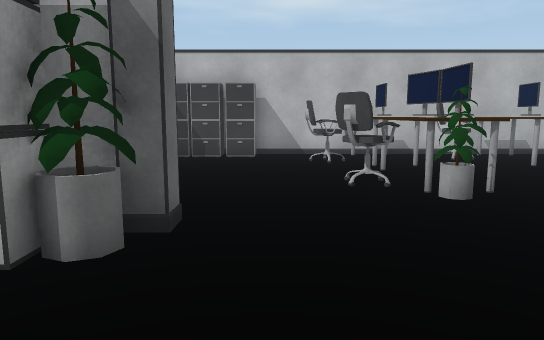
view 1 (above)

20 first-person views from a walk through a scene from a Unity 3-D project. The camera is 1.3 m above the floor, tilts 8° down and sees 70° across. The floor is counted in squares, 1.03 m on a side. Each view is taken from the middle of a square. On the plan, view 1 faces up. The plan holds only what a view shows up to about 15 squares ahead; the rest is blank. The player is left out.

view 2
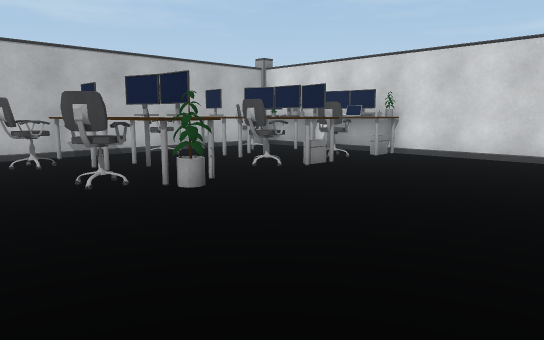

view 3
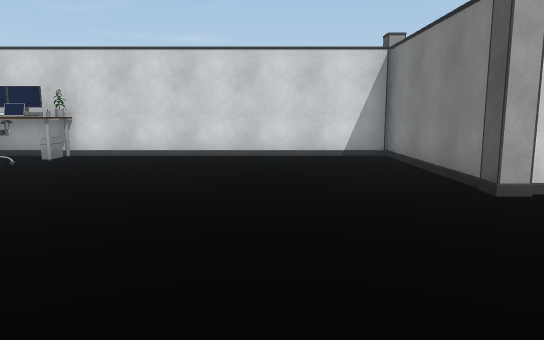

view 4
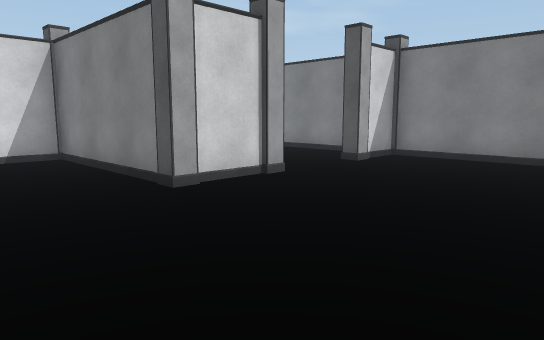

view 5
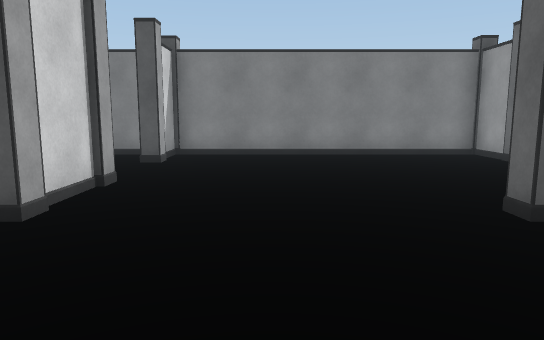

view 6
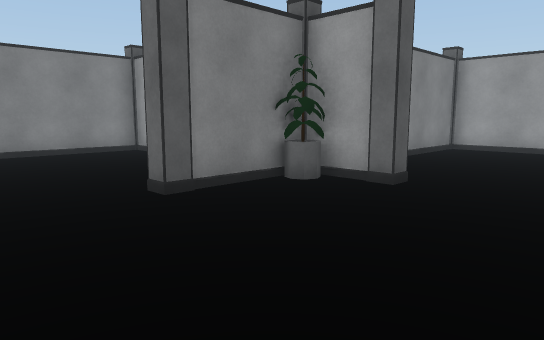

view 7
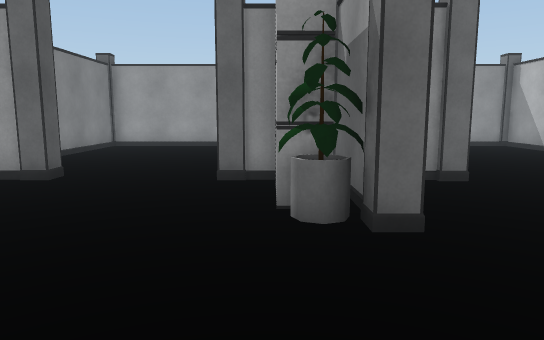

view 8
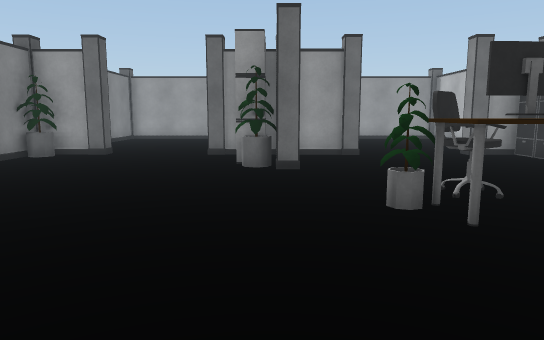

view 9
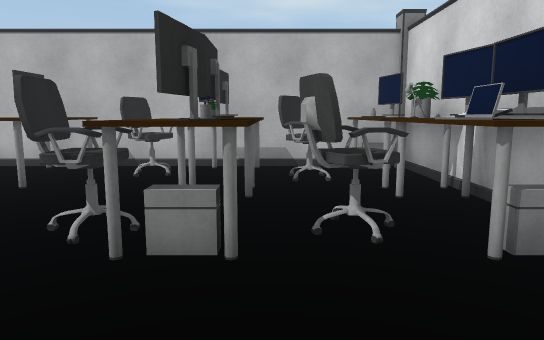

view 10
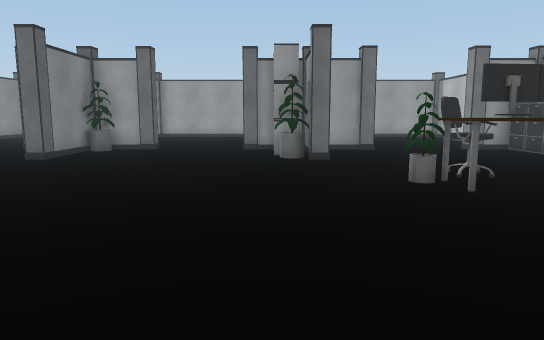

view 11
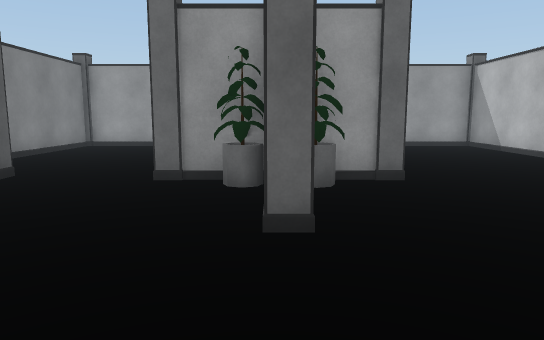

view 12
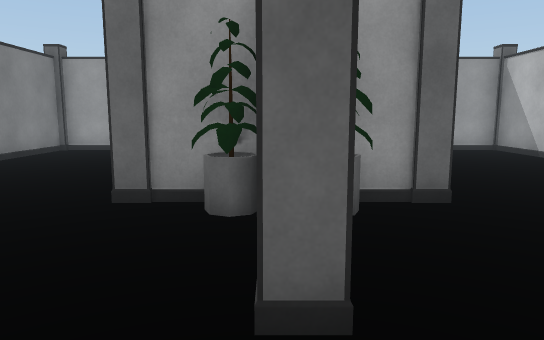

view 13
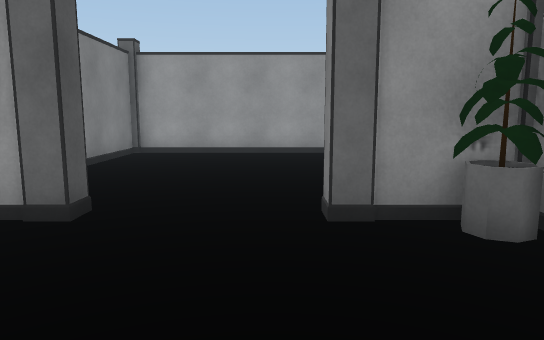

view 14
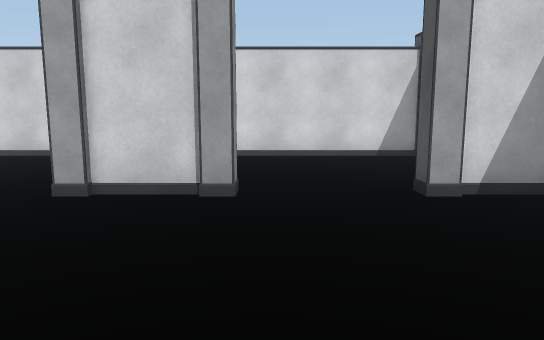

view 15
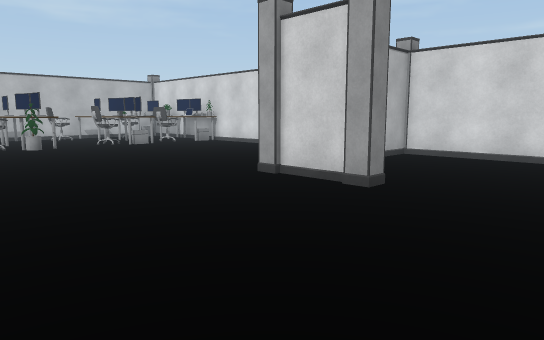

view 16
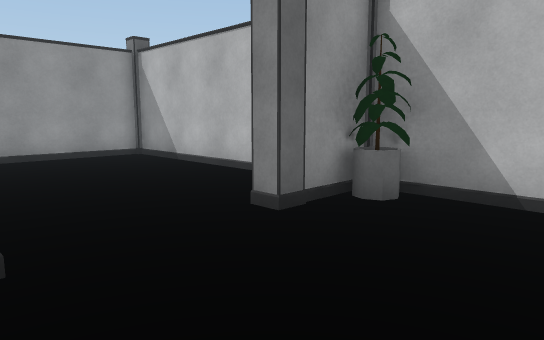

view 17
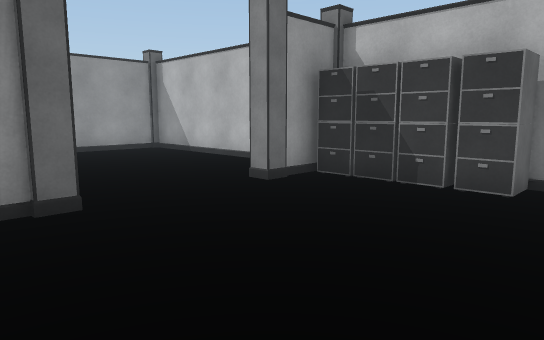

view 18
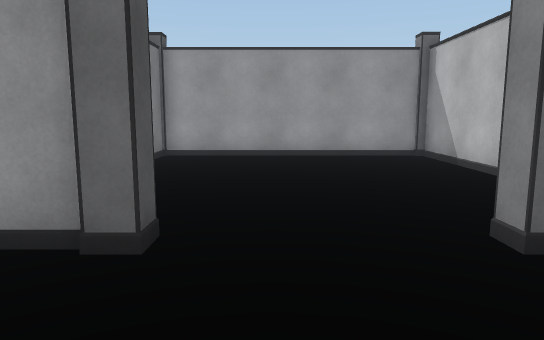

view 19
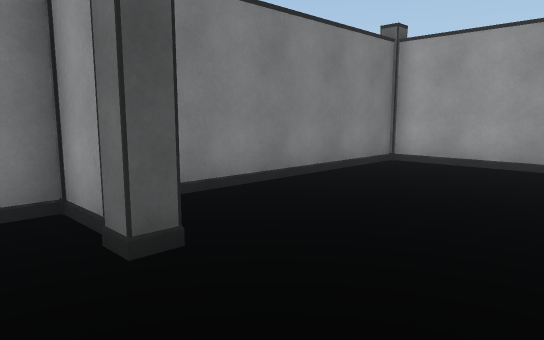

view 20
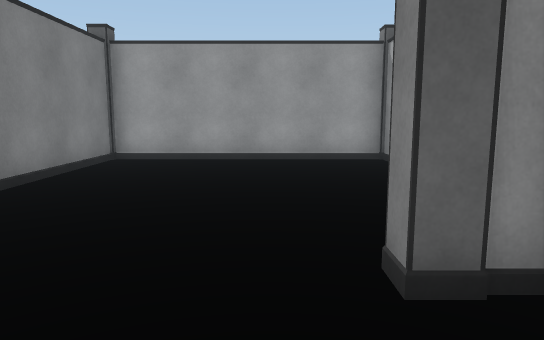

### Floor plan
Points are (right, up) in squares from view 1. A wall is a line through its corners. A room is listed if a view was taken in it or the views show most of it. See-through windows are left out.
Room 1 (views 1, 2, 3, 4, 5, 6, 7, 8, 9, 10, 11, 12, 13, 14, 15, 16, 17, 18, 19, 20)
walls: (-2.4, 4.3) (-4.6, 4.3) (-4.6, 1.9) (-5.1, 1.9); (-5.1, -1.4) (-4.6, -1.4) (-4.6, -3.6) (-1.1, -3.6) (-1.1, -4.1); (-2, -4) (-4.6, -4) (-4.6, -6.3) (-5.1, -6.3); (-4.6, 6.4) (-4.6, 4.6) (-3.9, 4.6); (-5, 6.8) (-4.4, 6.8) (-4.4, 6.2); (5, -4.1) (5, -3.6) (11.3, -3.6) (11.3, 5.5); (-7.6, -4) (-13.3, -4) (-13.3, -11.7) (-8.4, -11.7); (-8.7, 4.3) (-13.3, 4.3) (-13.3, -3.6) (-8.5, -3.6); (5.2, -5.9) (5.2, -4); (5.6, -6.3) (5, -6.3) (5, -5.8); (-4.4, 10.9) (-4.4, 10.3) (-5, 10.3); (-5.1, -9.4) (-4.6, -9.4) (-4.6, -11.7) (5.2, -11.7) (5.2, -10); (-4.6, 12.1) (-4.6, 10.9); (5, -10) (5, -9.4) (5.6, -9.4); (-7.6, 12.8) (-13.3, 12.8) (-13.3, 4.6) (-6.3, 4.6); (6.2, -11.7) (8.7, -11.7); (10.5, 12.8) (-1.6, 12.8); (11.3, -11.6) (11.3, -4) (10, -4)
objects: other object (-4, -5); other object (-4, -3); cabinet (-4, 3) to (-2, 3); cabinet (-4, 12) to (-3, 12); other object (-2, 4); cabinet (-2, 12); cabinet (-1, 12); chair (1, 7) to (2, 8); chair (1, 11) to (2, 11); other object (3, 6); monitor (3, 7); other object (3, 7) to (4, 9); monitor (3, 8); other object (3, 10) to (4, 12); monitor (3, 11); chair (5, 11) to (6, 12); chair (6, 7); monitor (7, 6) to (7, 7); monitor (7, 8) to (7, 9); other object (7, 10) to (8, 10); monitor (7, 11); other object (7, 12) to (8, 12); chair (8, 7) to (9, 8); other object (8, 8) to (8, 9); chair (8, 10) to (9, 11); other object (10, 6); laptop (10, 7) to (10, 8); other object (10, 9) to (11, 9); other object (10, 10) to (10, 11); other object (10, 12); other object (11, 6); monitor (11, 7); monitor (11, 8); other object (11, 10); other object (11, 11); monitor (11, 12); other object (11, 13)

Positions as (right, up) in squares from view 1, and headings:
1: (0, 0), facing up
2: (-1, 0), facing up-right
3: (-1, 0), facing right
4: (-1, 0), facing down-right
5: (2, 1), facing down
6: (2, 2), facing down-left
7: (3, 3), facing left
8: (8, 4), facing left
9: (8, 3), facing up
10: (10, 3), facing left
11: (3, -4), facing left
12: (1, -4), facing left
13: (0, -7), facing left
14: (-1, -7), facing right
15: (-1, -10), facing up-right
16: (-1, -10), facing up-left
17: (1, 5), facing up-left
18: (-1, 8), facing left
19: (-3, 10), facing down-left
20: (-2, 1), facing left
